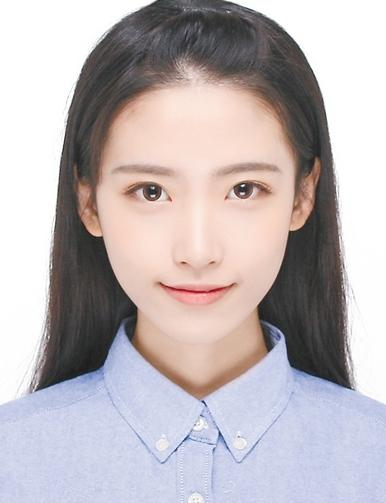
#> input picture hw2-任怡静/hw2_任怡静_2018533144/material/hw2_files/Q2/girl.jpeg, 386 x 503 px, found by its file name
$ python Q2_1.py
#> lines starting #> are read from the running program, lines starting #| are printed output that depends on the picture; after the words box and inside, x2 and y2 are one past the last pixel; in counts of white or black regions, pixels touching at a corner belong together
import cv2
import sys
import numpy as np
from scipy.io import loadmat
from scipy.signal import convolve2d

kernel = np.array([0.25-0.4/2.0, 0.25, 0.4, 0.25, 0.25-0.4/2.0])
gaussian = np.outer(kernel, kernel)

def Reduce(layer, gaussian):
    # return layer[::2, ::2]
    return convolve2d(layer, gaussian,'same')[::2, ::2]

def Expand(layer, gaussian):
    row, col = layer.shape
    expanded = np.zeros((row * 2,col * 2))
    expanded[::2,::2] = layer
    return convolve2d(expanded, gaussian, 'same') * 4

def GaussianPyramid(layer, levels):
    pyramid = []
    pyramid.append(layer)

    for i in range(levels):
        pyramid.append(Reduce(pyramid[i],gaussian))

    return pyramid

def LaplacianPyramid(gaussianPyr):
    lap_pyramid = []
    for i in range(len(gaussianPyr) - 1):
        row, col = gaussianPyr[i].shape
        lap_pyramid.append(gaussianPyr[i] - Expand(gaussianPyr[i+1], gaussian)[0:row, 0:col])
    lap_pyramid.append(gaussianPyr[len(gaussianPyr) - 1])
    return lap_pyramid

def Blend(lap_p1, lap_p2, gaussPyrMask):
    blend_pyramid = []
    for i in range(len(gaussPyrMask)):
        level = lap_p2[i] * (1-gaussPyrMask[i]) + lap_p1[i] * gaussPyrMask[i]
        blend_pyramid.append(level)
    return blend_pyramid

def Collapse(blend_pyramid):
    # [4 lines of commented-out code are left out]
    layer = blend_pyramid[len(blend_pyramid) - 1]
    for i in range(len(blend_pyramid)-2, -1, -1):
        row, col = blend_pyramid[i].shape
        layer = Expand(layer, gaussian)[0:row, 0:col] + blend_pyramid[i]
    return layer

def ImageResize(img, ratio):
    row = img.shape[0]
    col = img.shape[1]
    ret = cv2.resize(img,(int(col*ratio),int(row*ratio)))
    return ret

def reconstruct_lablacian(laplacian_pyramid):
    output = np.zeros(
        (laplacian_pyramid[0].shape[0], laplacian_pyramid[0].shape[1]), dtype=np.float64)
    for i in range(len(laplacian_pyramid) - 1, 0, -1):
        expanded_lap = Expand(laplacian_pyramid[i], gaussian)
        next_lap = laplacian_pyramid[i - 1]
        if expanded_lap.shape[0] > next_lap.shape[0]:
            expanded_lap = np.delete(expanded_lap, (-1), axis=0)
        if expanded_lap.shape[1] > next_lap.shape[1]:
            expanded_lap = np.delete(expanded_lap, (-1), axis=1)
        tmp = expanded_lap + next_lap
        laplacian_pyramid.pop()
        laplacian_pyramid.pop()
        laplacian_pyramid.append(tmp)
        output = tmp
    return output

girl_img = cv2.imread("..\material\hw2_files\Q2\girl.jpeg")
#> girl_img is the input picture: shape (503, 386, 3); mean B, G, R 183.4, 180.9, 188.9
man_img = cv2.imread("..\material\hw2_files\Q2\man.jpg")
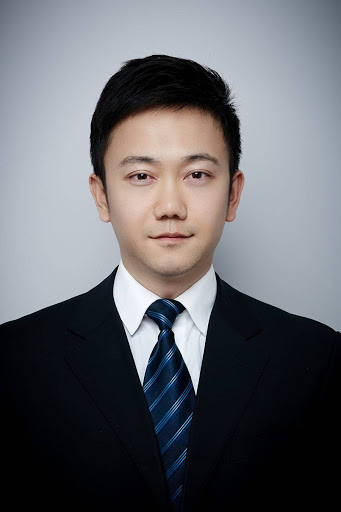
#> input picture hw2-任怡静/hw2_任怡静_2018533144/material/hw2_files/Q2/man.jpg, 341 x 512 px, found by its file name
#> man_img is the input picture: shape (512, 341, 3); mean B, G, R 107.1, 102.2, 100.7

# [8 lines of commented-out code are left out]
M = np.array([[1.6909, -0.0104,-88.1811],[0.0104, 1.6909, -109.4904]])

#Not so good backups
# M = np.array([[1.6939, -0.0215,-87.1060],[0.0215, 1.6939, -111.8089]])
# M = np.array([[1.6327, -0.0219,-76.5426],[0.0219, 1.6327, -100.1675]])

# print(M)
man_trans = np.zeros(girl_img.shape)
grow,gcol,_ = girl_img.shape
#> grow = 503; gcol = 386
for i in range(3):
    man_trans[:,:,i] = cv2.warpAffine(man_img[:,:,i], M, (gcol,grow))
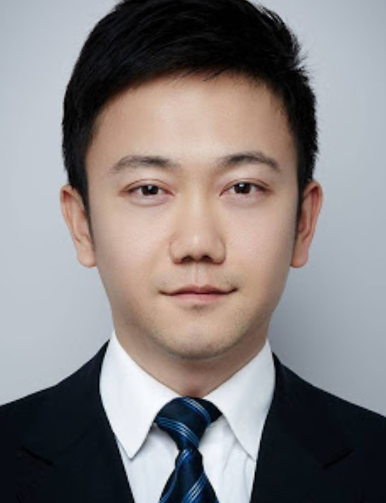
#> man_trans: shape (503, 386, 3) float64; mean B, G, R 128.8, 128.6, 133.7

mask = np.zeros((grow,gcol))
mask[:,0:int(gcol / 2)] = np.ones((grow,int(gcol/2)))
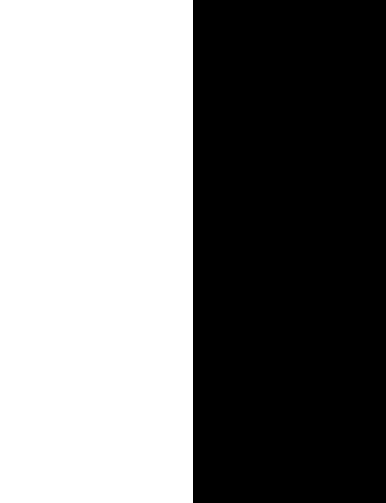
#> mask: shape (503, 386) float64; values 0 (black) and 1 (white), 50% white; 1 white region, box (x1, y1, x2, y2) and area: (0, 0, 193, 503) 97079

C = cv2.addWeighted(np.uint8(girl_img), 0.5, np.uint8(man_trans), 0.5, 0.0)
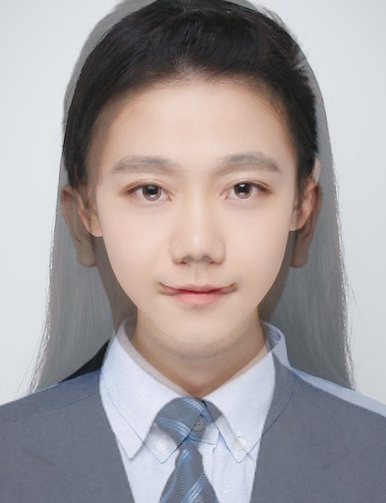
#> C: shape (503, 386, 3); mean B, G, R 156.1, 154.8, 161.3
cv2.imshow("RegisterationResult",C)
cv2.imwrite("..\\result\Q2\RegisterationResult_p.jpg", C)
print("PRESS ENTER TO PROCEED")
cv2.waitKey(0)
cv2.destroyAllWindows()

levels = 100
maskPry = GaussianPyramid(mask,levels)
image = np.zeros(girl_img.shape)

for i in range(3):
    man_pyr = GaussianPyramid(man_trans[:,:,i], levels)
    girl_pyr = GaussianPyramid(girl_img[:,:,i], levels)

    man_LPyr = LaplacianPyramid(man_pyr)
    girl_LPyr = LaplacianPyramid(girl_pyr)

    blend_pyr = Blend(man_LPyr, girl_LPyr, maskPry)
    recovered = Collapse(blend_pyr)

    reco_r,reco_c = recovered.shape
    for s in range(reco_r):
        for t in range(reco_c):
            if recovered[s, t] > 255:
                recovered[s, t] = 255
            if recovered[s, t] < 0:
                recovered[s, t] = 0
    image[:,:,i] = recovered
#> this loop made 3 passes
#> pass 1, `recovered = Collapse(blend_pyr)`:
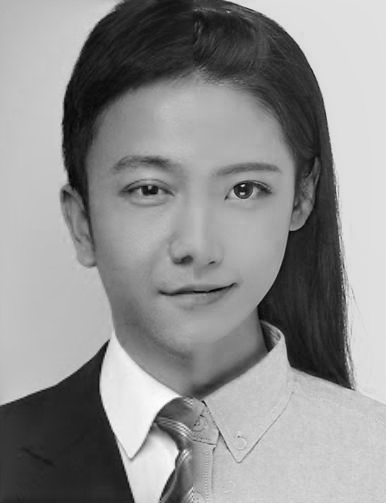
#> recovered: shape (503, 386) float64; min 6.2, max 286.3, mean 164.1; drawn with min black and max white
#> pass 3, `recovered = Collapse(blend_pyr)`:
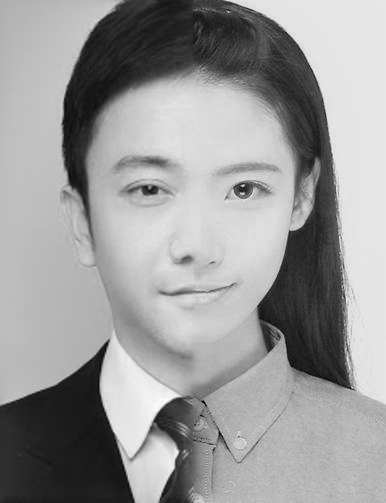
#> recovered: shape (503, 386) float64; min 1, max 280.3, mean 169.9; drawn with min black and max white
#> after the loop:
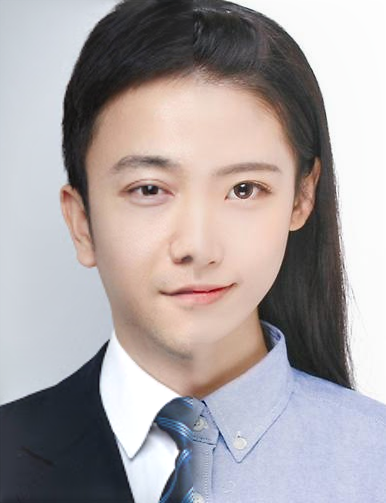
#> image: shape (503, 386, 3) float64; mean B, G, R 163.8, 162.7, 169.9
#> after the loop: recovered: shape (503, 386) float64; 0.91% of pixels changed, all inside (x1, y1, x2, y2) = (110, 347, 178, 481)

cv2.imshow("Blended", np.uint8(image))
cv2.imwrite("..\\result\Q2\BlendedImage_p.jpg", np.uint8(image))
print("PRESS ENTER TO PROCEED")
cv2.waitKey(0)
cv2.destroyAllWindows()
